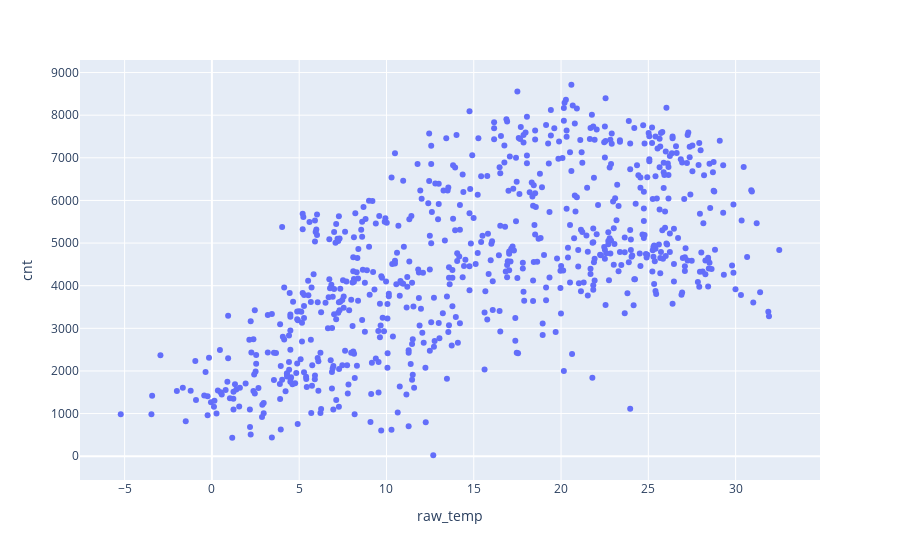

The code cell stored with this chart in its notebook:
### Code cell
fig = px.scatter(DF, x='raw_temp', y='cnt',)

fig.show()

### Figure 1 — Plotly figure (JSON) as saved in the notebook; plotly's stock layout.template omitted (floating-point values rounded to 4 significant figures; data arrays with more than 128 entries replaced by an {"elided": "..."} marker saying what was removed)
{"data": [{"hovertemplate": "raw_temp=%{x}<br>cnt=%{y}<extra></extra>", "legendgroup": "", "marker": {"color": "#636efa", "symbol": "circle"}, "mode": "markers", "name": "", "orientation": "v", "showlegend": false, "type": "scatter", "x": {"elided": "731 float values"}, "xaxis": "x", "y": {"elided": "731 int values"}, "yaxis": "y"}], "layout": {"legend": {"tracegroupgap": 0}, "margin": {"t": 60}, "xaxis": {"anchor": "y", "domain": [0, 1], "title": {"text": "raw_temp"}}, "yaxis": {"anchor": "x", "domain": [0, 1], "title": {"text": "cnt"}}}}
